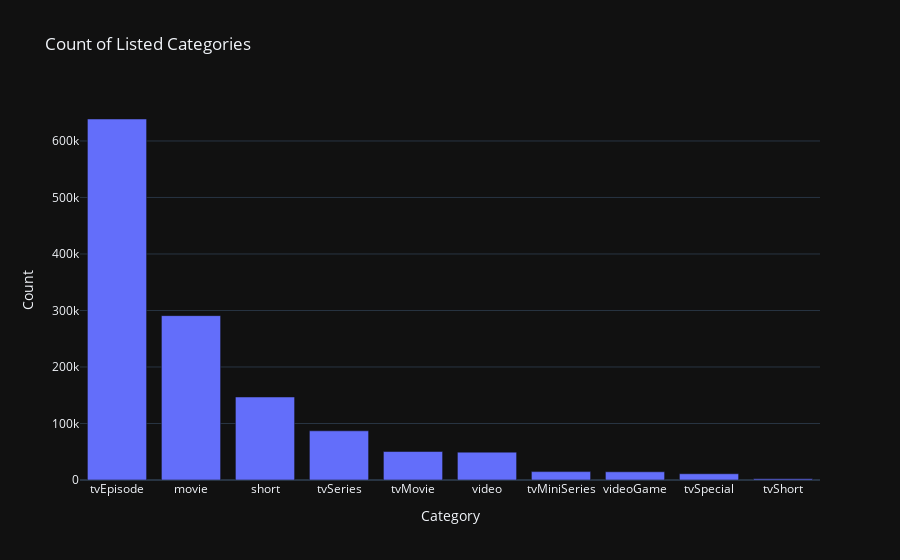

Notebook cell for this chart:
### Code cell
type_count_in_df = type_count.collect().to_pandas()

# Create a bar chart using Plotly
fig = px.bar(type_count_in_df, x="titleType", y="count", title="Count of Listed Categories", labels={"titleType": "Category", "count": "Count"})

fig.update_layout(template=theme)
fig.show()

### Figure 1 — Plotly figure (JSON) as saved in the notebook; plotly's stock layout.template omitted (floating-point values rounded to 4 significant figures)
{"data": [{"alignmentgroup": "True", "hovertemplate": "Category=%{x}<br>Count=%{y}<extra></extra>", "legendgroup": "", "marker": {"color": "#636efa", "pattern": {"shape": ""}}, "name": "", "offsetgroup": "", "orientation": "v", "showlegend": false, "textposition": "auto", "type": "bar", "x": ["tvEpisode", "movie", "short", "tvSeries", "tvMovie", "video", "tvMiniSeries", "videoGame", "tvSpecial", "tvShort"], "xaxis": "x", "y": [638904, 290903, 146929, 87044, 50410, 49288, 14842, 14528, 11069, 2189], "yaxis": "y"}], "layout": {"barmode": "relative", "legend": {"tracegroupgap": 0}, "title": {"text": "Count of Listed Categories"}, "xaxis": {"anchor": "y", "domain": [0, 1], "title": {"text": "Category"}}, "yaxis": {"anchor": "x", "domain": [0, 1], "title": {"text": "Count"}}}}
